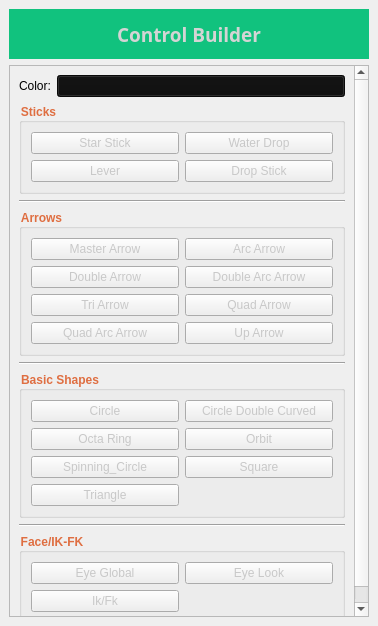
<?xml version="1.0" encoding="UTF-8"?>
<ui version="4.0">
 <class>MainWindow</class>
 <widget class="QMainWindow" name="MainWindow">
  <property name="geometry">
   <rect>
    <x>0</x>
    <y>0</y>
    <width>378</width>
    <height>626</height>
   </rect>
  </property>
  <property name="windowTitle">
   <string>MainWindow</string>
  </property>
  <widget class="QWidget" name="centralwidget">
   <layout class="QVBoxLayout" name="verticalLayout">
    <item>
     <widget class="QLabel" name="label_master">
      <property name="sizePolicy">
       <sizepolicy hsizetype="Preferred" vsizetype="Fixed">
        <horstretch>0</horstretch>
        <verstretch>0</verstretch>
       </sizepolicy>
      </property>
      <property name="minimumSize">
       <size>
        <width>0</width>
        <height>50</height>
       </size>
      </property>
      <property name="font">
       <font>
        <family>Stencil Std</family>
        <pointsize>14</pointsize>
        <weight>75</weight>
        <bold>true</bold>
       </font>
      </property>
      <property name="styleSheet">
       <string notr="true">color: rgb(212,212,212);
background-color: rgb(17, 194, 126);</string>
      </property>
      <property name="text">
       <string>Control Builder</string>
      </property>
      <property name="alignment">
       <set>Qt::AlignCenter</set>
      </property>
     </widget>
    </item>
    <item>
     <widget class="QScrollArea" name="scrollArea">
      <property name="widgetResizable">
       <bool>true</bool>
      </property>
      <widget class="QWidget" name="scrollAreaWidgetContents">
       <property name="geometry">
        <rect>
         <x>0</x>
         <y>0</y>
         <width>358</width>
         <height>550</height>
        </rect>
       </property>
       <layout class="QVBoxLayout" name="verticalLayout_2">
        <item>
         <layout class="QHBoxLayout" name="horizontalLayout">
          <item>
           <widget class="QLabel" name="label_2">
            <property name="sizePolicy">
             <sizepolicy hsizetype="Fixed" vsizetype="Preferred">
              <horstretch>0</horstretch>
              <verstretch>0</verstretch>
             </sizepolicy>
            </property>
            <property name="text">
             <string>Color:</string>
            </property>
           </widget>
          </item>
          <item>
           <widget class="QPushButton" name="btn_color_picker">
            <property name="styleSheet">
             <string notr="true">background-color: rgb(13, 13, 13);</string>
            </property>
            <property name="text">
             <string/>
            </property>
           </widget>
          </item>
         </layout>
        </item>
        <item>
         <widget class="QGroupBox" name="groupBox">
          <property name="font">
           <font>
            <weight>75</weight>
            <bold>true</bold>
           </font>
          </property>
          <property name="styleSheet">
           <string notr="true">color: rgb(223, 110, 65);</string>
          </property>
          <property name="title">
           <string>Sticks</string>
          </property>
          <property name="flat">
           <bool>true</bool>
          </property>
          <layout class="QGridLayout" name="gridLayout">
           <item row="1" column="1">
            <widget class="QPushButton" name="btn_drop_stick">
             <property name="styleSheet">
              <string notr="true">color: rgb(200, 200, 200);
font: 8pt &quot;MS Shell Dlg 2&quot;;</string>
             </property>
             <property name="text">
              <string>Drop Stick</string>
             </property>
            </widget>
           </item>
           <item row="0" column="1">
            <widget class="QPushButton" name="btn_water_drop">
             <property name="styleSheet">
              <string notr="true">color: rgb(200, 200, 200);
font: 8pt &quot;MS Shell Dlg 2&quot;;</string>
             </property>
             <property name="text">
              <string>Water Drop</string>
             </property>
            </widget>
           </item>
           <item row="0" column="0">
            <widget class="QPushButton" name="btn_star_stick">
             <property name="styleSheet">
              <string notr="true">color: rgb(200, 200, 200);
font: 8pt &quot;MS Shell Dlg 2&quot;;</string>
             </property>
             <property name="text">
              <string>Star Stick</string>
             </property>
            </widget>
           </item>
           <item row="1" column="0">
            <widget class="QPushButton" name="btn_lever">
             <property name="styleSheet">
              <string notr="true">color: rgb(200, 200, 200);
font: 8pt &quot;MS Shell Dlg 2&quot;;</string>
             </property>
             <property name="text">
              <string>Lever</string>
             </property>
            </widget>
           </item>
          </layout>
         </widget>
        </item>
        <item>
         <widget class="Line" name="line">
          <property name="orientation">
           <enum>Qt::Horizontal</enum>
          </property>
         </widget>
        </item>
        <item>
         <widget class="QGroupBox" name="groupBox_2">
          <property name="font">
           <font>
            <weight>75</weight>
            <bold>true</bold>
           </font>
          </property>
          <property name="styleSheet">
           <string notr="true">color: rgb(223, 110, 65);</string>
          </property>
          <property name="title">
           <string>Arrows</string>
          </property>
          <property name="flat">
           <bool>true</bool>
          </property>
          <layout class="QGridLayout" name="gridLayout_2">
           <item row="0" column="0">
            <widget class="QPushButton" name="btn_master_arrow">
             <property name="styleSheet">
              <string notr="true">color: rgb(200, 200, 200);
font: 8pt &quot;MS Shell Dlg 2&quot;;</string>
             </property>
             <property name="text">
              <string>Master Arrow</string>
             </property>
            </widget>
           </item>
           <item row="2" column="0">
            <widget class="QPushButton" name="btn_tri_arrow">
             <property name="styleSheet">
              <string notr="true">color: rgb(200, 200, 200);
font: 8pt &quot;MS Shell Dlg 2&quot;;</string>
             </property>
             <property name="text">
              <string>Tri Arrow</string>
             </property>
            </widget>
           </item>
           <item row="0" column="1">
            <widget class="QPushButton" name="btn_arc_arrow">
             <property name="styleSheet">
              <string notr="true">color: rgb(200, 200, 200);
font: 8pt &quot;MS Shell Dlg 2&quot;;</string>
             </property>
             <property name="text">
              <string>Arc Arrow</string>
             </property>
            </widget>
           </item>
           <item row="3" column="1">
            <widget class="QPushButton" name="btn_up_arrow">
             <property name="styleSheet">
              <string notr="true">color: rgb(200, 200, 200);
font: 8pt &quot;MS Shell Dlg 2&quot;;</string>
             </property>
             <property name="text">
              <string>Up Arrow</string>
             </property>
            </widget>
           </item>
           <item row="3" column="0">
            <widget class="QPushButton" name="btn_quad_arc_arrow">
             <property name="styleSheet">
              <string notr="true">color: rgb(200, 200, 200);
font: 8pt &quot;MS Shell Dlg 2&quot;;</string>
             </property>
             <property name="text">
              <string>Quad Arc Arrow</string>
             </property>
            </widget>
           </item>
           <item row="2" column="1">
            <widget class="QPushButton" name="btn_quad_arrow">
             <property name="styleSheet">
              <string notr="true">color: rgb(200, 200, 200);
font: 8pt &quot;MS Shell Dlg 2&quot;;</string>
             </property>
             <property name="text">
              <string>Quad Arrow</string>
             </property>
            </widget>
           </item>
           <item row="1" column="0">
            <widget class="QPushButton" name="btn_double_arrow">
             <property name="styleSheet">
              <string notr="true">color: rgb(200, 200, 200);
font: 8pt &quot;MS Shell Dlg 2&quot;;</string>
             </property>
             <property name="text">
              <string>Double Arrow</string>
             </property>
            </widget>
           </item>
           <item row="1" column="1">
            <widget class="QPushButton" name="btn_double_arc_arrow">
             <property name="styleSheet">
              <string notr="true">color: rgb(200, 200, 200);
font: 8pt &quot;MS Shell Dlg 2&quot;;</string>
             </property>
             <property name="text">
              <string>Double Arc Arrow</string>
             </property>
            </widget>
           </item>
          </layout>
         </widget>
        </item>
        <item>
         <widget class="Line" name="line_2">
          <property name="orientation">
           <enum>Qt::Horizontal</enum>
          </property>
         </widget>
        </item>
        <item>
         <widget class="QGroupBox" name="groupBox_3">
          <property name="font">
           <font>
            <weight>75</weight>
            <bold>true</bold>
           </font>
          </property>
          <property name="styleSheet">
           <string notr="true">color: rgb(223, 110, 65);</string>
          </property>
          <property name="title">
           <string>Basic Shapes</string>
          </property>
          <property name="flat">
           <bool>true</bool>
          </property>
          <layout class="QGridLayout" name="gridLayout_3">
           <item row="1" column="1">
            <widget class="QPushButton" name="btn_circle_double_curved">
             <property name="styleSheet">
              <string notr="true">color: rgb(200, 200, 200);
font: 8pt &quot;MS Shell Dlg 2&quot;;</string>
             </property>
             <property name="text">
              <string>Circle Double Curved</string>
             </property>
            </widget>
           </item>
           <item row="1" column="0">
            <widget class="QPushButton" name="btn_circle">
             <property name="styleSheet">
              <string notr="true">color: rgb(200, 200, 200);
font: 8pt &quot;MS Shell Dlg 2&quot;;</string>
             </property>
             <property name="text">
              <string>Circle</string>
             </property>
            </widget>
           </item>
           <item row="2" column="1">
            <widget class="QPushButton" name="btn_orbit">
             <property name="styleSheet">
              <string notr="true">color: rgb(200, 200, 200);
font: 8pt &quot;MS Shell Dlg 2&quot;;</string>
             </property>
             <property name="text">
              <string>Orbit</string>
             </property>
            </widget>
           </item>
           <item row="2" column="0">
            <widget class="QPushButton" name="btn_octa_ring">
             <property name="styleSheet">
              <string notr="true">color: rgb(200, 200, 200);
font: 8pt &quot;MS Shell Dlg 2&quot;;</string>
             </property>
             <property name="text">
              <string>Octa Ring</string>
             </property>
            </widget>
           </item>
           <item row="3" column="0">
            <widget class="QPushButton" name="btn_spinning_circle">
             <property name="styleSheet">
              <string notr="true">color: rgb(200, 200, 200);
font: 8pt &quot;MS Shell Dlg 2&quot;;</string>
             </property>
             <property name="text">
              <string>Spinning_Circle</string>
             </property>
            </widget>
           </item>
           <item row="3" column="1">
            <widget class="QPushButton" name="btn_square">
             <property name="styleSheet">
              <string notr="true">color: rgb(200, 200, 200);
font: 8pt &quot;MS Shell Dlg 2&quot;;</string>
             </property>
             <property name="text">
              <string>Square</string>
             </property>
            </widget>
           </item>
           <item row="5" column="0">
            <widget class="QPushButton" name="btn_triangle">
             <property name="styleSheet">
              <string notr="true">color: rgb(200, 200, 200);
font: 8pt &quot;MS Shell Dlg 2&quot;;</string>
             </property>
             <property name="text">
              <string>Triangle</string>
             </property>
            </widget>
           </item>
          </layout>
         </widget>
        </item>
        <item>
         <widget class="Line" name="line_3">
          <property name="orientation">
           <enum>Qt::Horizontal</enum>
          </property>
         </widget>
        </item>
        <item>
         <widget class="QGroupBox" name="groupBox_4">
          <property name="font">
           <font>
            <weight>75</weight>
            <bold>true</bold>
           </font>
          </property>
          <property name="styleSheet">
           <string notr="true">color: rgb(223, 110, 65);</string>
          </property>
          <property name="title">
           <string>Face/IK-FK</string>
          </property>
          <property name="flat">
           <bool>true</bool>
          </property>
          <layout class="QGridLayout" name="gridLayout_4">
           <item row="0" column="0">
            <widget class="QPushButton" name="btn_eye_global">
             <property name="styleSheet">
              <string notr="true">color: rgb(200, 200, 200);
font: 8pt &quot;MS Shell Dlg 2&quot;;</string>
             </property>
             <property name="text">
              <string>Eye Global</string>
             </property>
            </widget>
           </item>
           <item row="1" column="0">
            <widget class="QPushButton" name="btn_ik_fk">
             <property name="styleSheet">
              <string notr="true">color: rgb(200, 200, 200);
font: 8pt &quot;MS Shell Dlg 2&quot;;</string>
             </property>
             <property name="text">
              <string>Ik/Fk</string>
             </property>
            </widget>
           </item>
           <item row="0" column="1">
            <widget class="QPushButton" name="btn_eye_look">
             <property name="styleSheet">
              <string notr="true">color: rgb(200, 200, 200);
font: 8pt &quot;MS Shell Dlg 2&quot;;</string>
             </property>
             <property name="text">
              <string>Eye Look</string>
             </property>
            </widget>
           </item>
          </layout>
         </widget>
        </item>
       </layout>
      </widget>
     </widget>
    </item>
   </layout>
  </widget>
 </widget>
 <resources/>
 <connections/>
</ui>
